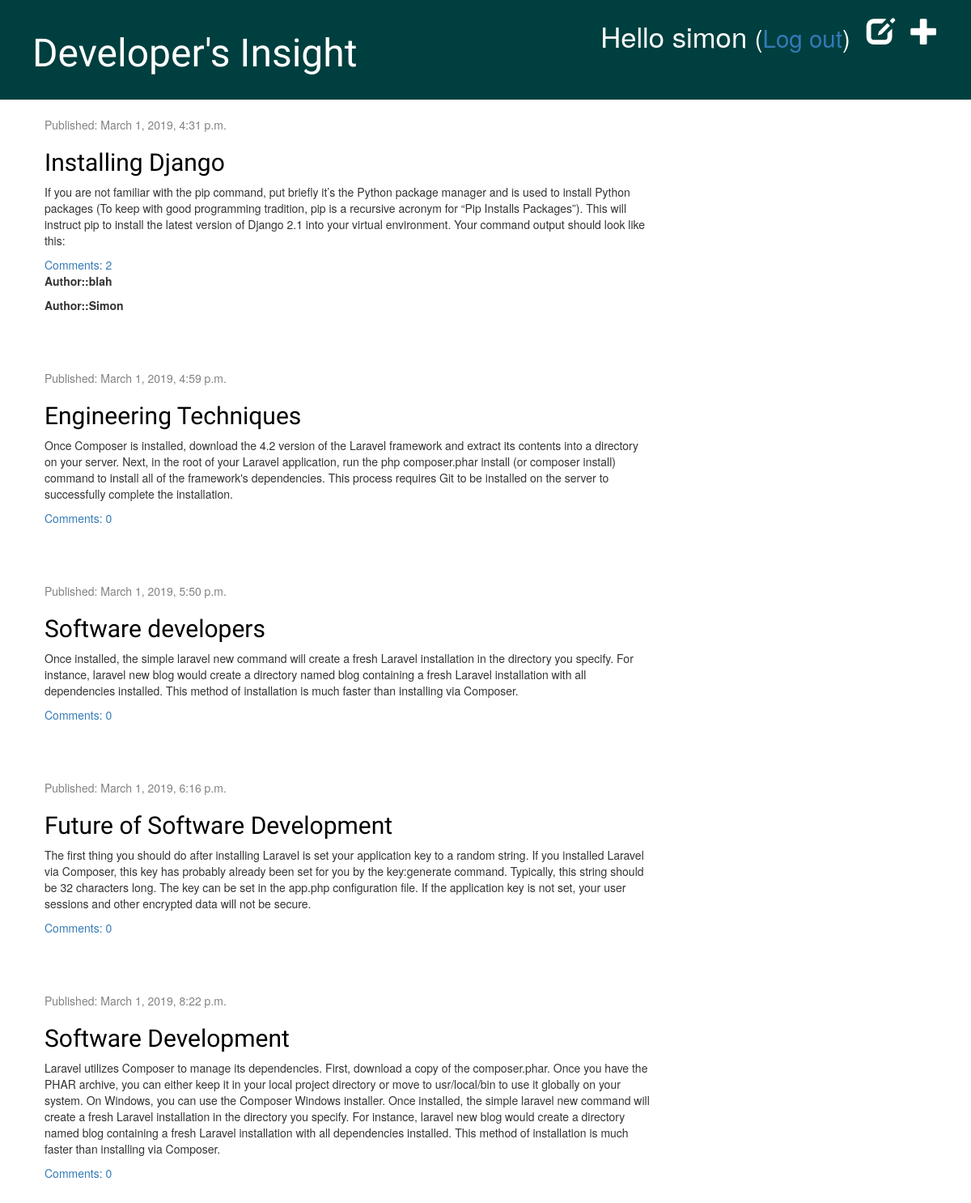
The app's page / (signed in) with its own data.
### blog/models.py (models this page shows, shortened)
class Post(models.Model):
    author = models.ForeignKey(settings.AUTH_USER_MODEL, on_delete=models.CASCADE)
    title = models.CharField(max_length=200)
    text = models.TextField()
    created_date = models.DateTimeField(default=timezone.now)
    published_date = models.DateTimeField(blank=True, null=True)
    image = models.FileField(upload_to='static/images', null=True)
    def approved_comments(self):
        return self.comments.filter(approved_comment=True)

class Comment(models.Model):
    post = models.ForeignKey('blog.Post', on_delete=models.CASCADE, related_name='comments')
    author = models.CharField(max_length=200)
    text = models.TextField()
    created_date = models.DateTimeField(default=timezone.now)
    approved_comment = models.BooleanField(default=False)

### blog/views.py (the view)
# urls.py: path('', views.post_list, name='post_list'),
@login_required
def post_list(request):
    posts = Post.objects.filter(published_date__lte=timezone.now()).order_by('published_date')
    return render(request, 'blog/post_list.html', {'posts':posts})

### blog/templates/blog/post_list.html
{% extends 'blog/base.html' %}
{% load static %}
{% block content %}
{% for post in posts %}
<div class="post">
    <div class="date">
        <p>Published: {{ post.published_date }}</p>
    </div>
    <h2><a href="{% url 'post_detail' pk=post.pk %}">{{post.title }}</a></h2>
    <p>{{ post.text }}</p>
    <a href="{% url 'post_detail' pk=post.pk %}">Comments: {{ post.approved_comments.count }}</a>
    {% for comment in post.comments.all %}
    <p><strong>Author::{{ comment.author }}</strong></p>
    {% endfor %}
</div>
{% endfor %}
{% endblock %}

### blog/templates/blog/base.html (shortened to what this page needs)
{% load static %}
<html>
    <head>
        <link rel="stylesheet" href="//maxcdn.bootstrapcdn.com/bootstrap/3.2.0/css/bootstrap.min.css">
        <link rel="stylesheet" href="//maxcdn.bootstrapcdn.com/bootstrap/3.2.0/css/bootstrap-theme.min.css">
        <link rel="stylesheet" href="{% static 'css/blog.css' %}">
    </head>
<body>
    <div class="page-header">
        {% if user.is_authenticated %}
        <a href="{% url 'post_new' %}" class="top-menu"><span class="glyphicon glyphicon-plus"></span></a>
        <a href="{% url 'post_draft_list' %}" class="top-menu"><span class="glyphicon glyphicon-edit"></span></a>
        <p class="top-menu">Hello {{ user.username }} <small>(<a href="{% url 'logout' %}">Log out</a>)</small></p>
        {% else %}
            <a href="{% url 'login' %}" class="top-menu"><span class="glyphicon glyphicon-lock"></span></a>
        {% endif %}
        <h1><a href="/">Developer's Insight</a></h1>
    </div>
    <div class="content container">
        <div class="row">
            <div class="col-md-8">
            {% block content %}
            {% endblock %}
            </div>
        </div>
    </div>
</body>
</html>

### blog/static/css/blog.css (style rules this page uses)
h1 a, h2 a { color: #C25100; font-family: 'Lobster'; }
.page-header { background-color:#003F3F; margin-top: 0; padding: 20px 20px 20px 40px; }
.page-header h1, .page-header h1 a, .page-header h1 a:visited, .page-header h1 a:active { color: #ffffff; font-size: 36pt; text-decoration: none; }
.content { margin-left: 40px; }
h1, h2, h3, h4 { font-family: 'Lobster', cursive; }
.date { color: #828282; }
.top-menu, .top-menu:hover, .top-menu:visited { color: #ffffff; float: right; font-size: 26pt; margin-right: 20px; }
.post { margin-bottom: 70px; }
.post h2 a, .post h2 a:visited { color: #000000; }

### records on screen
Post: published_date "March 1, 2019, 4:31 p.m.", title "Installing Django", text "If you are not familiar with the pip command, put briefly it’s the Python package manager and is used to install Python packages (To keep with good programming tradition, pip is a recursive acronym for “Pip Installs Packages”). This will instruct pip to install the latest version of Django 2.1 into your virtual environment. Your command output should look like this:", approved_comments.count "2"
Comment: author "blah"
Comment: author "Simon"
Post: published_date "March 1, 2019, 4:59 p.m.", title "Engineering Techniques", text "Once Composer is installed, download the 4.2 version of the Laravel framework and extract its contents into a directory on your server. Next, in the root of your Laravel application, run the php composer.phar install (or composer install) command to install all of the framework's dependencies. This process requires Git to be installed on the server to successfully complete the installation.", approved_comments.count "0"
Post: published_date "March 1, 2019, 5:50 p.m.", title "Software developers", text "Once installed, the simple laravel new command will create a fresh Laravel installation in the directory you specify. For instance, laravel new blog would create a directory named blog containing a fresh Laravel installation with all dependencies installed. This method of installation is much faster than installing via Composer.", approved_comments.count "0"
Post: published_date "March 1, 2019, 6:16 p.m.", title "Future of Software Development", text "The first thing you should do after installing Laravel is set your application key to a random string. If you installed Laravel via Composer, this key has probably already been set for you by the key:generate command. Typically, this string should be 32 characters long. The key can be set in the app.php configuration file. If the application key is not set, your user sessions and other encrypted data will not be secure.", approved_comments.count "0"
Post: published_date "March 1, 2019, 8:22 p.m.", title "Software Development", text "Laravel utilizes Composer to manage its dependencies. First, download a copy of the composer.phar. Once you have the PHAR archive, you can either keep it in your local project directory or move to usr/local/bin to use it globally on your system. On Windows, you can use the Composer Windows installer. Once installed, the simple laravel new command will create a fresh Laravel installation in the directory you specify. For instance, laravel new blog would create a directory named blog containing a fresh Laravel installation with all dependencies installed. This method of installation is much faster than installing via Composer.", approved_comments.count "0"

### other values on screen
{{ user.username }} "simon"
